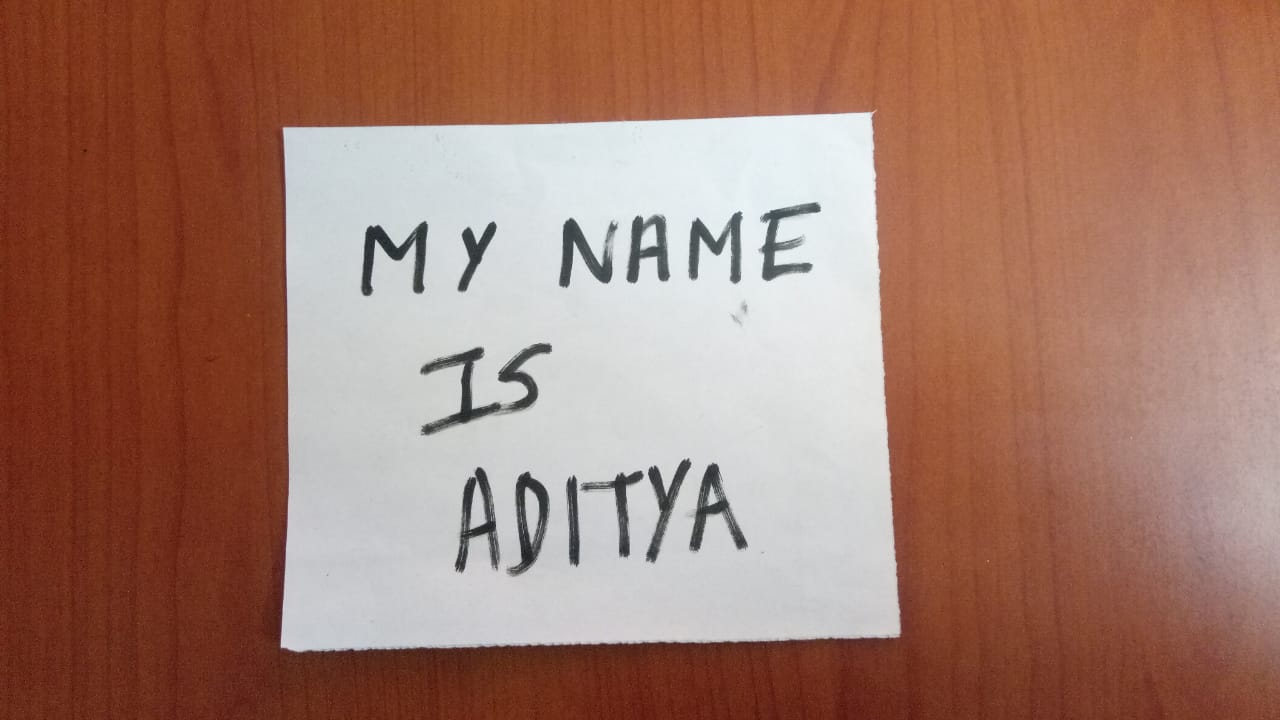
#> input picture test_img.jpg, 1280 x 720 px
$ python script.py test_img.jpg
#> lines starting #> are read from the running program, lines starting #| are printed output that depends on the picture; after the words box and inside, x2 and y2 are one past the last pixel; in counts of white or black regions, pixels touching at a corner belong together
import cv2
import numpy as np
import sys


def image_read(image_address):
#> called with image_address = 'test_img.jpg'
    image = cv2.imread(image_address)
#> image is the input picture: shape (720, 1280, 3); mean B, G, R 108.3, 122.9, 162.5
    # Scale down/up image to a size that opencv can work with
    image = cv2.resize(image, (1200, 800))
#> image: shape (800, 1200, 3)
    return image


def image_gray(image):
    gray_image = cv2.cvtColor(image, cv2.COLOR_BGR2GRAY)
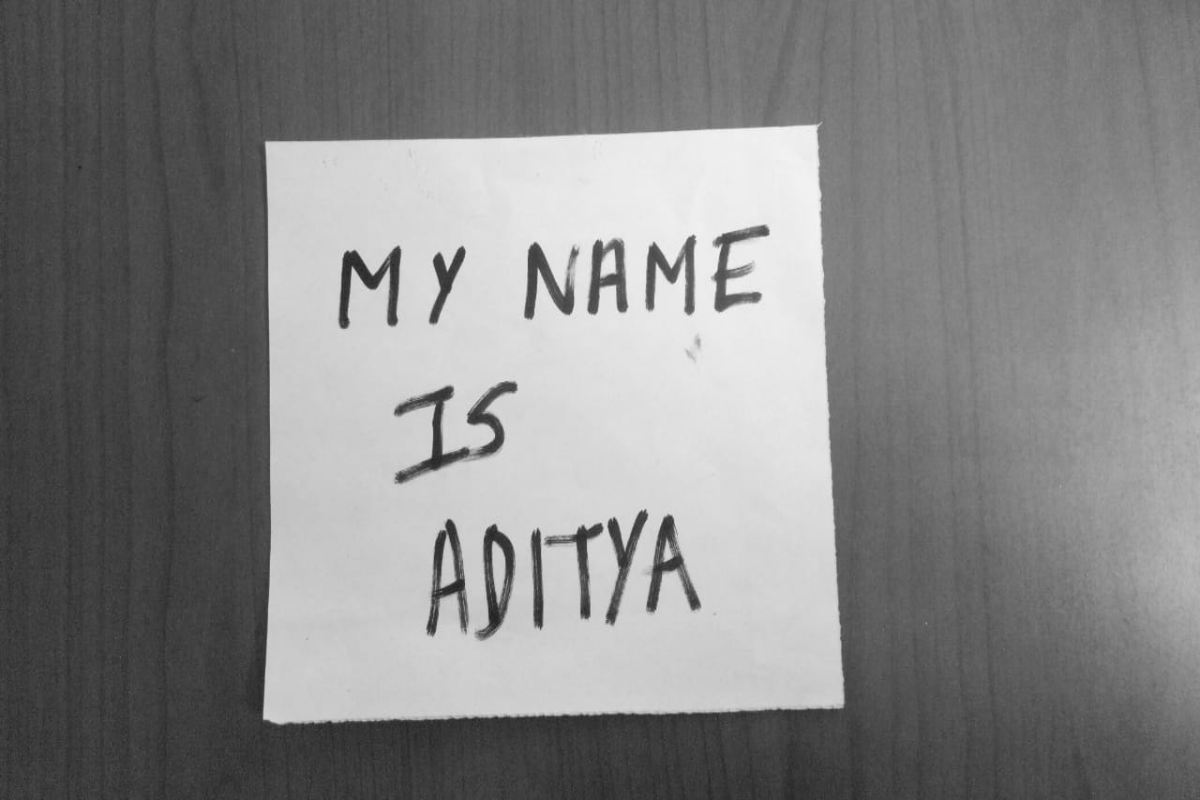
#> gray_image: shape (800, 1200); min 30, max 245, mean 133
    return gray_image


def image_blur(image):
    blurred_image = cv2.GaussianBlur(image, KERNEL_SIZE, BLUR_INTENSITY)
    return blurred_image


def image_canny(image):
    edged_image = cv2.Canny(image, MIN_THRESH, MAX_THRESH)
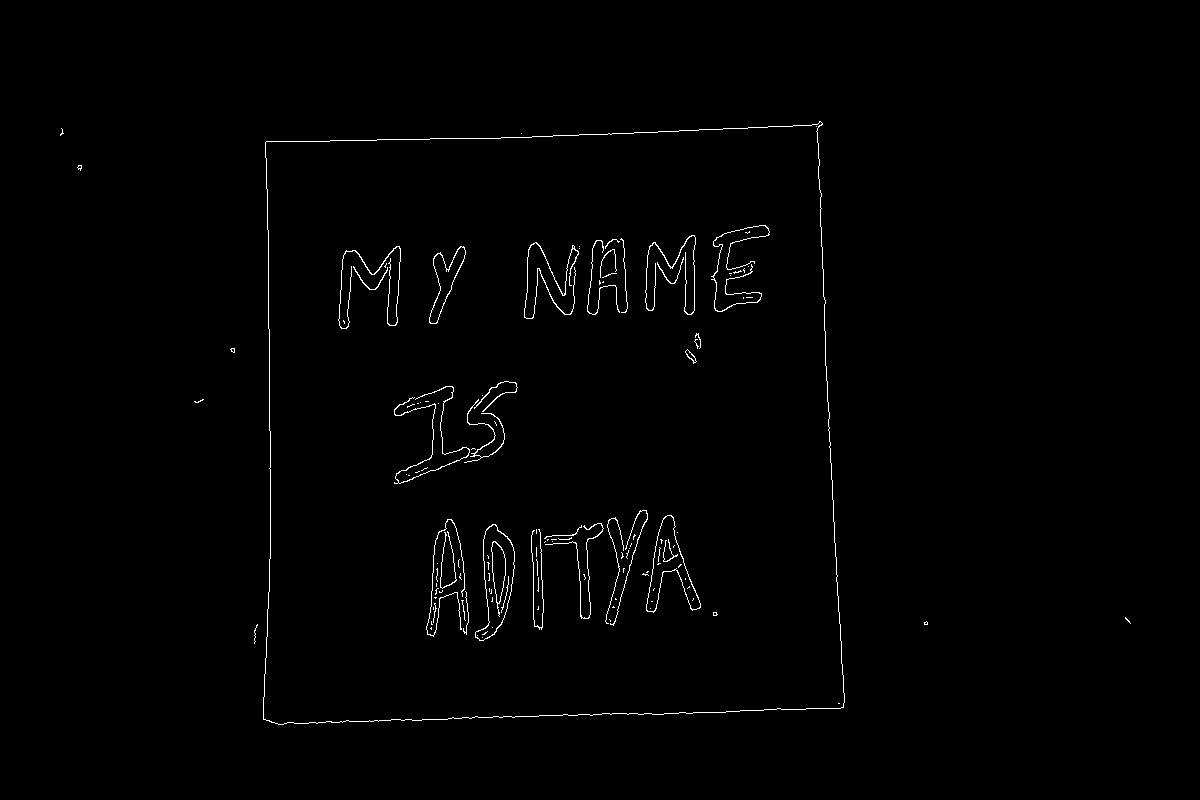
#> edged_image: shape (800, 1200); 0.88% white in thin lines or dots, all inside (x1, y1, x2, y2) = (60, 121, 1131, 725)
    return edged_image


def find_image_contours(image):
    image_contours, image_hierarchy = cv2.findContours(image, cv2.RETR_LIST, cv2.CHAIN_APPROX_SIMPLE)
#> image_contours = 137 contours, 115 with area under 20; largest, box (x1, y1, x2, y2) and area: (263, 121, 845, 725) 326198, (263, 121, 845, 725) 326190, (475, 524, 515, 641) 2570, (475, 524, 515, 641) 2532, (646, 515, 701, 613) 1968; image_hierarchy = 137 rows, first 6: [1, -1, -1, -1], [2, 0, -1, -1], [3, 1, -1, -1], [4, 2, -1, -1], [5, 3, -1, -1], [6, 4, -1, -1]
    return image_contours, image_hierarchy


def sort_contours(contours):
    sorted_contours = sorted(contours, key=cv2.contourArea, reverse=True)
    return sorted_contours


def map_corners(corner):
    corner = corner.reshape((4, 2))
    corner_resize = np.zeros((4, 2), dtype=np.float32)

    add = corner.sum(1)
    corner_resize[0] = corner[np.argmin(add)]
    corner_resize[2] = corner[np.argmax(add)]

    diff = np.diff(corner, axis=1)
    corner_resize[1] = corner[np.argmin(diff)]
    corner_resize[3] = corner[np.argmax(diff)]
    return corner_resize


def find_page_contours(contours):
    for c in contours:
        p = cv2.arcLength(c, True)
        points = cv2.approxPolyDP(c, 0.02*p, True)

        if len(points) == 4:
            target = points
            break
    points = map_corners(target)
    return points


def bird_eye_view(original_image, endpoints):
    pts = np.float32([[0, 0], [800, 0], [800, 800], [0, 800]])
    perspective = cv2.getPerspectiveTransform(endpoints, pts)
    bird_eye_image = cv2.warpPerspective(original_image, perspective, (800, 800))
    return bird_eye_image


def sharpen_image(bird_eye_image):
    img = bird_eye_image
    lab= cv2.cvtColor(img, cv2.COLOR_BGR2LAB)

    l, a, b = cv2.split(lab)

    clahe = cv2.createCLAHE(clipLimit=3.0, tileGridSize=(8,8))
    cl = clahe.apply(l)

    limg = cv2.merge((cl,a,b))

    final = cv2.cvtColor(limg, cv2.COLOR_LAB2BGR)
    sharpened_image = cv2.filter2D(final, -1, SHARPENING_KERNEL)


    return sharpened_image

KERNEL_SIZE = (5, 5)
BLUR_INTENSITY = 0
MIN_THRESH = 30
MAX_THRESH = 50
SHARPENING_KERNEL = np.array([[-1, -1, -1],
                              [-1, 9.35, -1],
                              [-1, -1, -1]])

address = sys.argv[1]
original = image_read(address)
gray_scale = image_gray(original)
blurred = image_blur(gray_scale)
edged = image_canny(blurred)
con, h = find_image_contours(edged)
#> con has the same summary as image_contours in find_image_contours; h has the same summary as image_hierarchy in find_image_contours
con = sort_contours(con)
#> in sort_contours, `sorted_contours = sorted(contours, key=cv2.contourArea, reverse=True)`: sorted_contours has the same summary as image_contours in find_image_contours
approx = find_page_contours(con)
#> the loop in find_page_contours, `for c in contours:` made 1 pass
#> (p, target) on pass 1: (2363.8, [[820, 121], [265, 142], [263, 719], [843, 707]])
#> in map_corners, `corner = corner.reshape((4, 2))`: corner = [[820, 121], [265, 142], [263, 719], [843, 707]]
#> in map_corners, `add = corner.sum(1)`: add = [941, 407, 982, 1550]
#> in map_corners, `diff = np.diff(corner, axis=1)`: diff = [-699, -123, 456, -136]
#> in find_page_contours, `points = map_corners(target)`: points = [[265, 142], [820, 121], [843, 707], [263, 719]]
#> approx = [[265, 142], [820, 121], [843, 707], [263, 719]]
hey = bird_eye_view(original, approx)
#> in bird_eye_view, `perspective = cv2.getPerspectiveTransform(endpoints, pts)`: perspective = [[1.49, 0.00518, -396.8], [0.0559, 1.48, -224.6], [3.33e-05, 7.85e-05, 1]]
hoy = sharpen_image(hey)
#> in sharpen_image, `lab= cv2.cvtColor(img, cv2.COLOR_BGR2LAB)`: lab: shape (800, 800, 3); mean of channels 0, 1, 2 207.9, 127.5, 127.2
#> in sharpen_image, `l, a, b = cv2.split(lab)`:
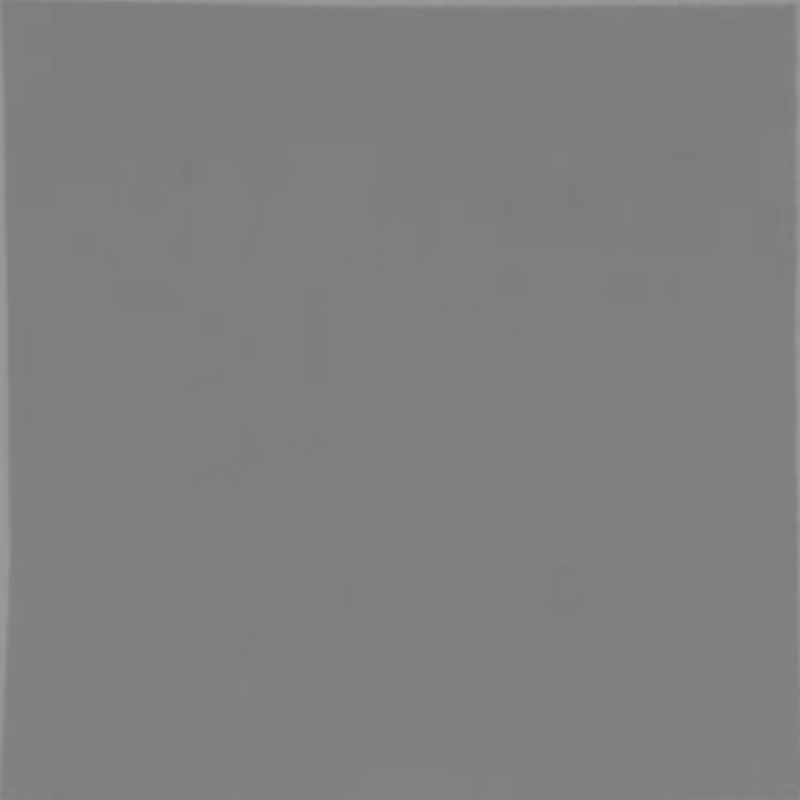
#> a: shape (800, 800); min 123, max 154, mean 127.5
#> in sharpen_image, `cl = clahe.apply(l)`:
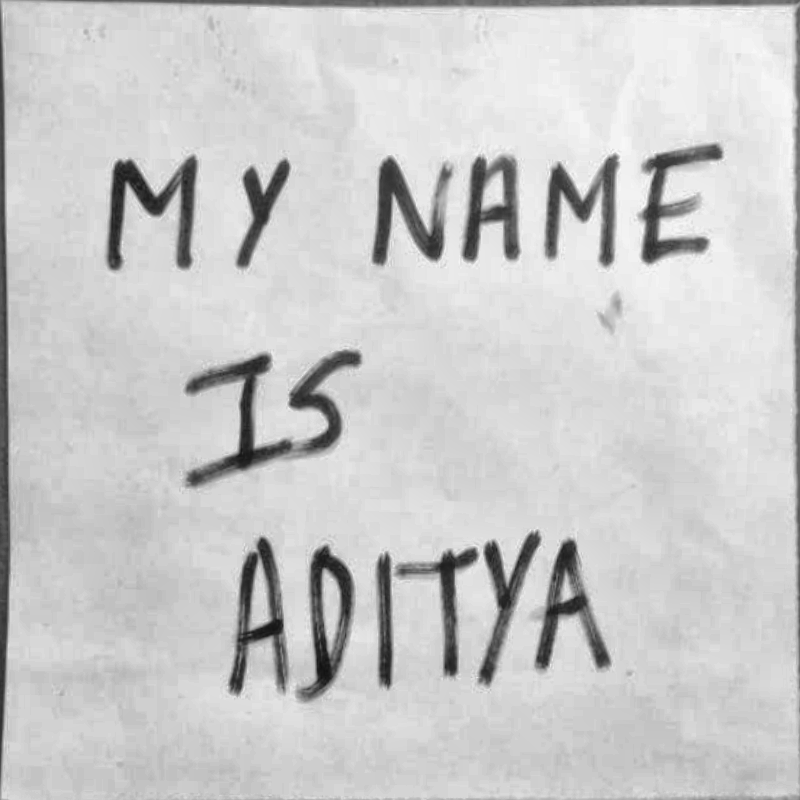
#> cl: shape (800, 800); min 17, max 249, mean 202.8
#> in sharpen_image, `limg = cv2.merge((cl,a,b))`: limg: shape (800, 800, 3); mean of channels 0, 1, 2 202.8, 127.5, 127.2
#> in sharpen_image, `sharpened_image = cv2.filter2D(final, -1, SHARPENING_KERNEL)`:
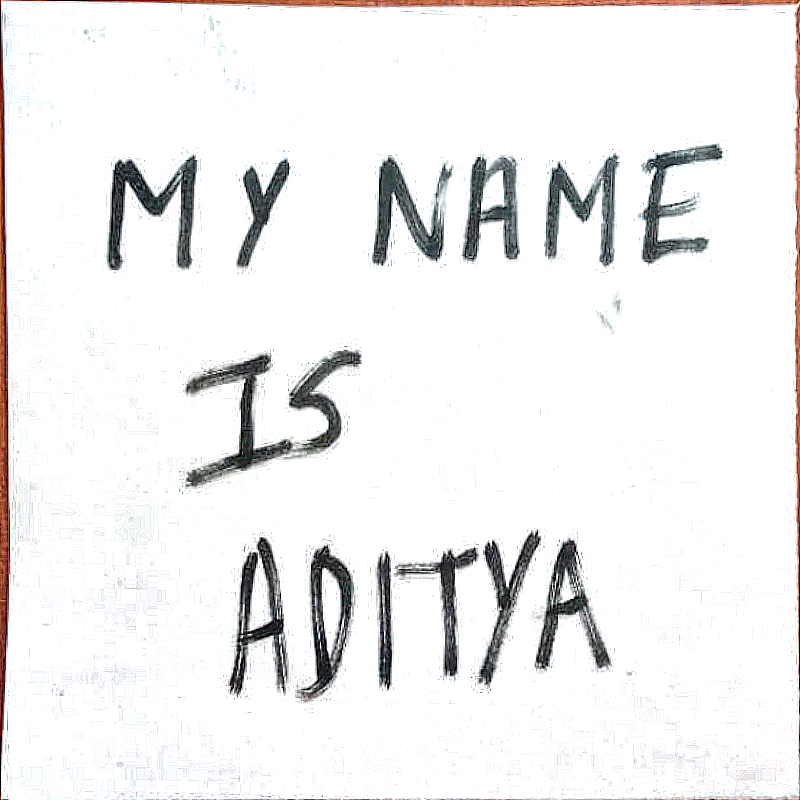
#> sharpened_image: shape (800, 800, 3); mean B, G, R 238.8, 238.8, 239.5
cv2.imshow('Image Sharpening', hoy)
cv2.waitKey(0)
